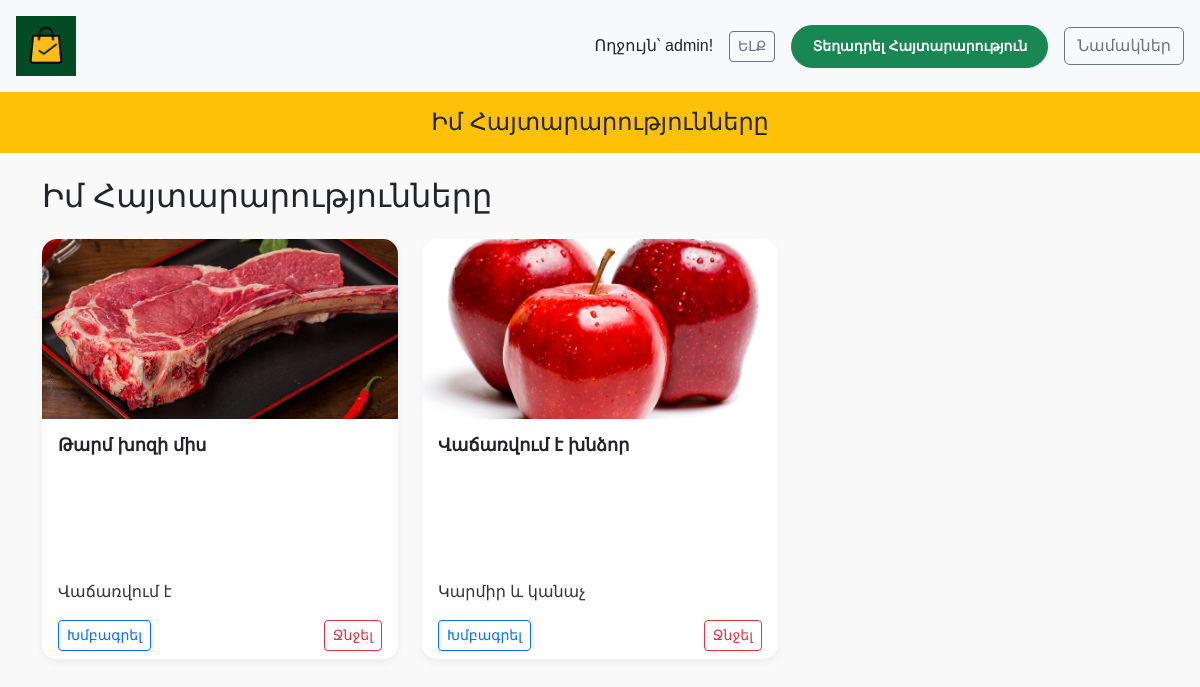
Page /my-listings/ (signed in) on the committed database.
### listings/models.py (models this page shows, shortened)
class Listing(models.Model):
    title = models.CharField(max_length=200)
    description = models.TextField()
    price = models.DecimalField(max_digits=10, decimal_places=2)
    image = models.ImageField(upload_to='listings/', blank=True, null=True)
    category = models.ForeignKey(Category, on_delete=models.CASCADE)
    contact_phone = models.CharField(max_length=20)
    created_at = models.DateTimeField(auto_now_add=True)
    user = models.ForeignKey(User, on_delete=models.CASCADE)

### listings/views.py (the view)
# urls.py: path('my-listings/', views.user_listings, name='user_listings'),
@login_required
def user_listings(request):
    listings = Listing.objects.filter(user=request.user).order_by('-created_at')
    return render(request, 'listings/user_listings.html', {'listings': listings})

### listings/templates/listings/user_listings.html (shortened to what this page needs)
{% load static %}
<!DOCTYPE html>
<html lang="hy">
<head>
  <link href="https://cdn.jsdelivr.net/npm/bootstrap@5.3.0/dist/css/bootstrap.min.css" rel="stylesheet">
  <link rel="stylesheet" href="{% static 'css/style.css' %}">
</head>
<body>
<header class="d-flex justify-content-between align-items-center flex-wrap p-3 bg-light">
  <div class="mb-2 mb-md-0">
    <a href="{% url 'home' %}"><img src="{% static 'css/logo.png' %}" alt="Logo" style="height: 60px;"></a>
  </div>
  <div class="d-flex align-items-center flex-wrap gap-2">
    {% if user.is_authenticated %}
      <span class="me-2">Ողջույն՝ {{ user.username }}!</span>
      <form method="post" action="{% url 'logout' %}" style="display: inline;">
        <button type="submit" class="btn btn-outline-secondary btn-sm">ԵԼՔ</button>
      </form>
      <a href="{% url 'add_listing' %}" class="btn btn-success btn-sm ms-2">Տեղադրել Հայտարարություն</a>
      <a href="{% url 'conversations_list' %}" class="btn btn-outline-secondary ms-2">Նամակներ</a>
    {% else %}
      <a href="{% url 'login' %}" class="btn btn-primary">ՄՈՒՏՔ</a>
      <a href="{% url 'register' %}" class="btn btn-secondary btn-sm">ԳՐԱՆՑՎԵԼ</a>
    {% endif %}
  </div>
</header>
<section class="bg-warning text-center py-3">
  <h1 class="fs-4 mb-0">Իմ Հայտարարությունները</h1>
</section>
<div class="container mt-4">
  <h2 class="mb-4">Իմ Հայտարարությունները</h2>
  <div class="row">
    {% for listing in listings %}
      <div class="col-md-4 mb-4">
        <div class="card h-100 d-flex flex-column">
          <a href="{% url 'listing_detail' listing.id %}">
            <img src="{{ listing.image.url }}" class="card-img-top" alt="{{ listing.title }}">
          </a>
          <div class="card-body">
            <h5 class="card-title">{{ listing.title }}</h5>
            <p class="card-text">{{ listing.description|truncatechars:100 }}</p>
          </div>
          <div class="card-footer d-flex justify-content-between">
            <a href="{% url 'edit_listing' listing.id %}" class="btn btn-sm btn-outline-primary">Խմբագրել</a>
            <form method="post" action="{% url 'delete_listing' listing.id %}" onsubmit="return confirm('Ջնջե՞լ այս հայտարարությունը։');">
              <button type="submit" class="btn btn-sm btn-outline-danger">Ջնջել</button>
            </form>
          </div>
        </div>
      </div>
    {% endfor %}
  </div>
</div>
</body>
</html>

### listings/static/css/style.css (style rules this page uses)
body { font-family: Arial, sans-serif; background-color: #f9f9f9; margin: 0; padding: 0; overflow-x: hidden; }
header { background-color: #ffffff; box-shadow: 0 2px 4px rgba(0, 0, 0, 0.1); }
.btn-success { border-radius: 25px; padding: 10px 20px; font-weight: bold; cursor: pointer; }
a { text-decoration: none; color: inherit; }
.card { border: none; border-radius: 15px; overflow: hidden; box-shadow: 0 4px 8px rgba(0, 0, 0, 0.05); transition: transform 0.2s, box-shadow 0.2s; height: 100%; }
.card-title { font-size: 1.1rem; font-weight: bold; }
.card-text { font-size: 1rem; color: #333; }

### listings/templates/listings/user_listings.html (style rules this page uses)
.card { height: 100%; max-height: 420px; min-height: 420px; display: flex; flex-direction: column; border: none; border-radius: 15px; overflow: hidden; box-shadow: 0 4px 8px rgba(0, 0, 0, 0.05); transition: transform 0.2s, box-shadow 0.2s; }
.card-img-top { height: 180px; object-fit: cover; }
.card-body { flex-grow: 1; display: flex; flex-direction: column; justify-content: space-between; }
.card-footer { background-color: transparent; border-top: none; padding-top: 0; }
.card-title { font-size: 1.1rem; font-weight: bold; }
.card-text { font-size: 1rem; color: #333; }

### rows in the picture
Listing: image (picture), title "Թարմ խոզի միս", description "Վաճառվում է"
Listing: image (picture), title "Վաճառվում է խնձոր", description "Կարմիր և կանաչ"

### other values in the picture
{{ user.username }} "admin"
